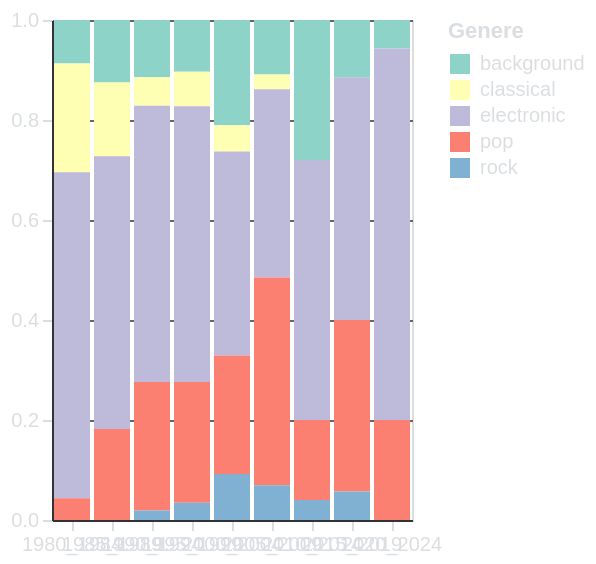

Vega-Lite specification for this chart:
### Vega-Lite specification from a JSON file in a GitHub repository (floating-point values rounded to 4 significant figures)
{"$schema": "https://vega.github.io/schema/vega-lite/v5.15.1.json", "config": {"axis": {"domainColor": "#313338", "gridColor": "#666666", "labelColor": "#DBDEE1", "tickColor": "#DBDEE1", "titleColor": "#DBDEE1"}, "background": "transparent", "legend": {"labelColor": "#DBDEE1", "titleColor": "#DBDEE1"}, "title": {"color": "#DBDEE1", "fontSize": 16}}, "data": {"name": "data-2aa42a3563406511c97c599cd667e0e7"}, "datasets": {"data-2aa42a3563406511c97c599cd667e0e7": [{"genre": "background", "lustrum": "1980_1984", "percentage": 0.08696}, {"genre": "background", "lustrum": "1985_1989", "percentage": 0.125}, {"genre": "background", "lustrum": "1990_1994", "percentage": 0.1143}, {"genre": "background", "lustrum": "1995_1999", "percentage": 0.1034}, {"genre": "background", "lustrum": "2000_2004", "percentage": 0.2105}, {"genre": "background", "lustrum": "2005_2009", "percentage": 0.1089}, {"genre": "background", "lustrum": "2010_2014", "percentage": 0.28}, {"genre": "background", "lustrum": "2015_2019", "percentage": 0.1143}, {"genre": "background", "lustrum": "2020_2024", "percentage": 0.05714}, {"genre": "classical", "lustrum": "1980_1984", "percentage": 0.2174}, {"genre": "classical", "lustrum": "1985_1989", "percentage": 0.1477}, {"genre": "classical", "lustrum": "1990_1994", "percentage": 0.05714}, {"genre": "classical", "lustrum": "1995_1999", "percentage": 0.06897}, {"genre": "classical", "lustrum": "2000_2004", "percentage": 0.05263}, {"genre": "classical", "lustrum": "2005_2009", "percentage": 0.0297}, {"genre": "classical", "lustrum": "2010_2014", "percentage": null}, {"genre": "classical", "lustrum": "2015_2019", "percentage": null}, {"genre": "classical", "lustrum": "2020_2024", "percentage": null}, {"genre": "electronic", "lustrum": "1980_1984", "percentage": 0.6522}, {"genre": "electronic", "lustrum": "1985_1989", "percentage": 0.5455}, {"genre": "electronic", "lustrum": "1990_1994", "percentage": 0.5524}, {"genre": "electronic", "lustrum": "1995_1999", "percentage": 0.5517}, {"genre": "electronic", "lustrum": "2000_2004", "percentage": 0.4079}, {"genre": "electronic", "lustrum": "2005_2009", "percentage": 0.3762}, {"genre": "electronic", "lustrum": "2010_2014", "percentage": 0.52}, {"genre": "electronic", "lustrum": "2015_2019", "percentage": 0.4857}, {"genre": "electronic", "lustrum": "2020_2024", "percentage": 0.7429}, {"genre": "pop", "lustrum": "1980_1984", "percentage": 0.04348}, {"genre": "pop", "lustrum": "1985_1989", "percentage": 0.1818}, {"genre": "pop", "lustrum": "1990_1994", "percentage": 0.2571}, {"genre": "pop", "lustrum": "1995_1999", "percentage": 0.2414}, {"genre": "pop", "lustrum": "2000_2004", "percentage": 0.2368}, {"genre": "pop", "lustrum": "2005_2009", "percentage": 0.4158}, {"genre": "pop", "lustrum": "2010_2014", "percentage": 0.16}, {"genre": "pop", "lustrum": "2015_2019", "percentage": 0.3429}, {"genre": "pop", "lustrum": "2020_2024", "percentage": 0.2}, {"genre": "rock", "lustrum": "1980_1984", "percentage": null}, {"genre": "rock", "lustrum": "1985_1989", "percentage": null}, {"genre": "rock", "lustrum": "1990_1994", "percentage": 0.01905}, {"genre": "rock", "lustrum": "1995_1999", "percentage": 0.03448}, {"genre": "rock", "lustrum": "2000_2004", "percentage": 0.09211}, {"genre": "rock", "lustrum": "2005_2009", "percentage": 0.06931}, {"genre": "rock", "lustrum": "2010_2014", "percentage": 0.04}, {"genre": "rock", "lustrum": "2015_2019", "percentage": 0.05714}, {"genre": "rock", "lustrum": "2020_2024", "percentage": null}]}, "encoding": {"color": {"field": "genre", "legend": {"title": "Genere"}, "scale": {"scheme": "set3"}, "type": "nominal"}, "tooltip": [{"field": "lustrum", "title": "Lustro", "type": "nominal"}, {"field": "genre", "title": "Genere Musicale", "type": "nominal"}, {"field": "percentage", "format": ".2f", "title": "Percentuale", "type": "quantitative"}], "x": {"axis": {"labelAngle": 0, "title": null}, "field": "lustrum", "type": "nominal"}, "y": {"field": "percentage", "scale": {"domain": [0, 1]}, "title": null, "type": "quantitative"}}, "height": 250, "mark": {"type": "bar"}, "width": "container"}
